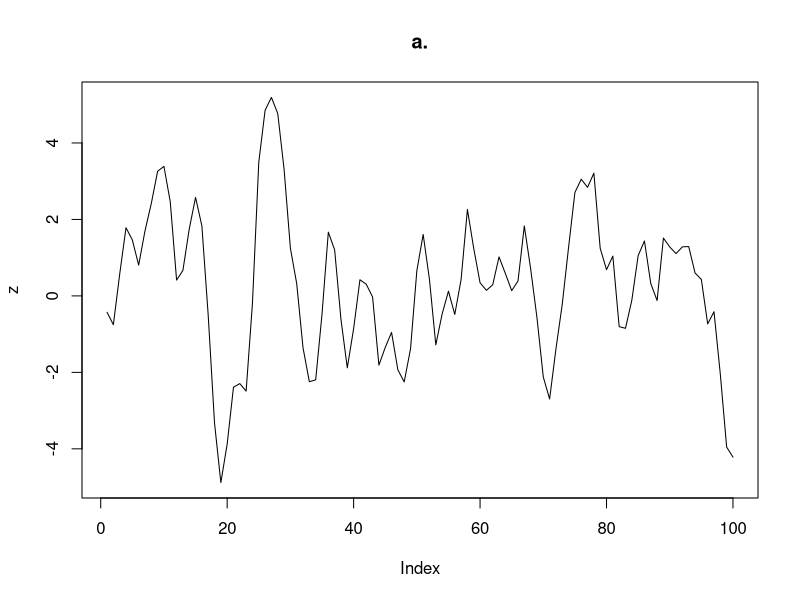
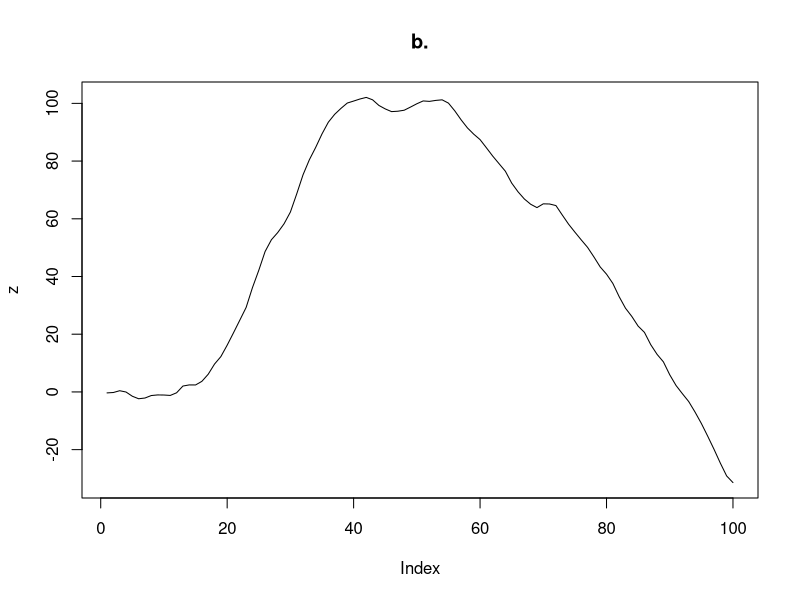
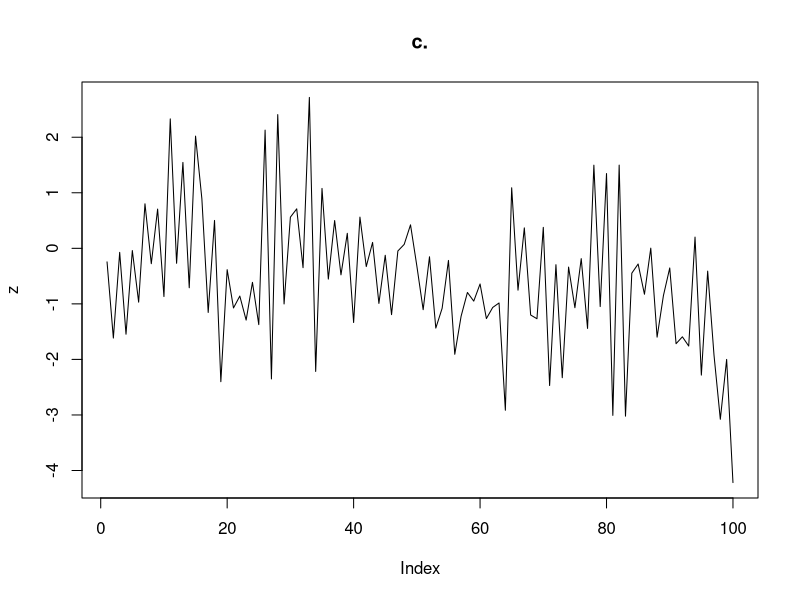

Source code (R) for these figures, in order:
## ---- chunk 1
nobs <- 100
z <- numeric(nobs)
w <- rnorm(nobs)
z[1] <- w[1]
z[2] <- w[2] + w[1]
for(t in 3:nobs){
  z[t] <- z[t-1] - 0.25*z[t-2] + w[t] + 0.5*w[t-1]
}
plot(z, type = "l", main = "a.")
## ---- chunk 2
nobs <- 100
z <- numeric(nobs)
w <- rnorm(nobs)
z[1] <- w[1]
z[2] <- w[2] + w[1]
for(t in 3:nobs){
  z[t] <- 2*z[t-1] - z[t-2] + w[t]
}
plot(z, type = "l", main = "b.")
## ---- chunk 3
nobs <- 100
z <- numeric(nobs)
w <- rnorm(nobs)
z[1] <- w[1]
z[2] <- w[2] + w[1]
for(t in 3:nobs){
  z[t] <- 0.5*z[t-1] + 0.5*z[t-2] + w[t] - 0.5*w[t-1] + 0.25*w[t-2]
}
plot(z, type = "l", main = "c.")
